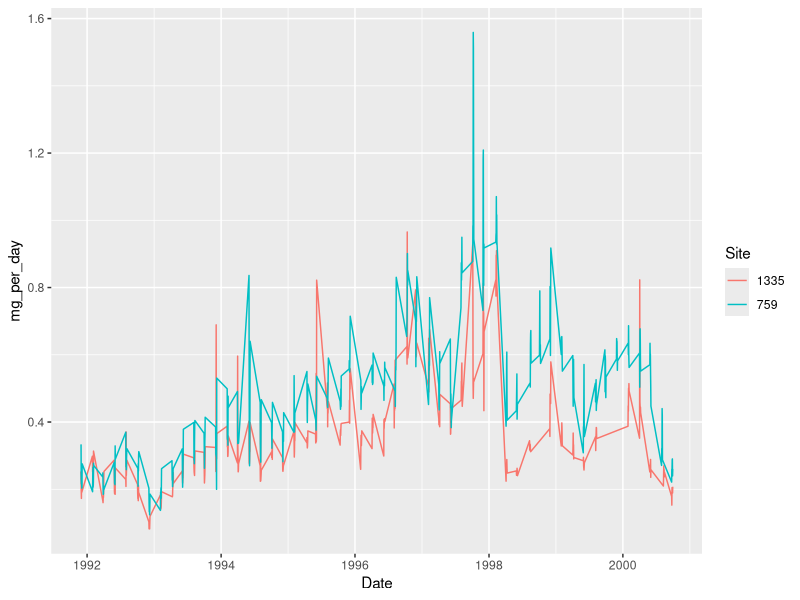
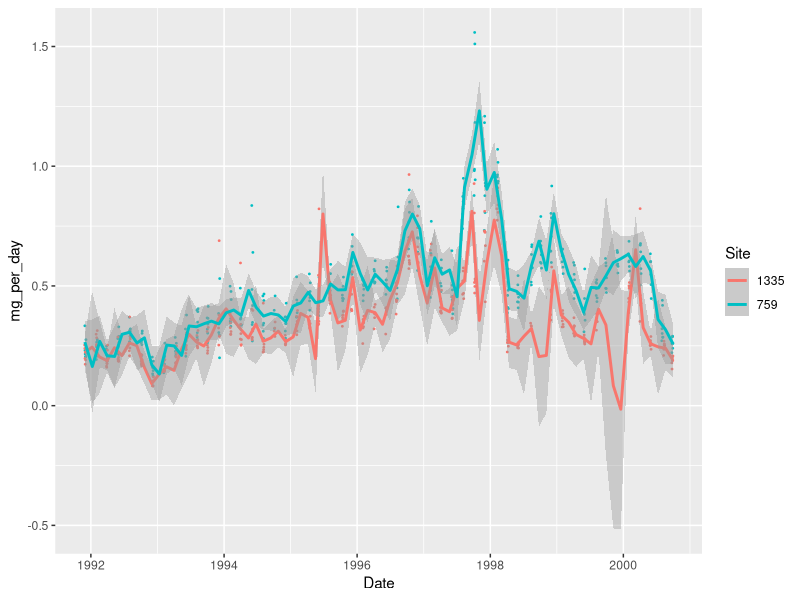
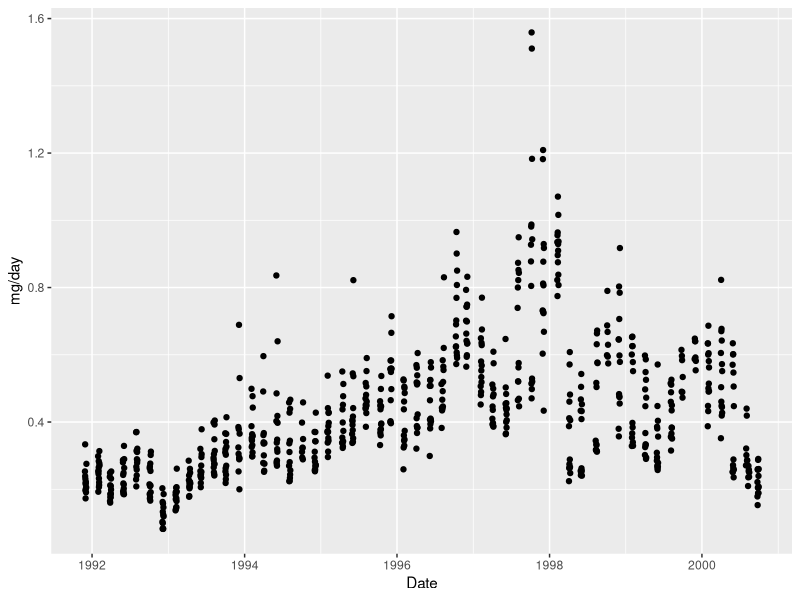

The R source for these figures, in order:
## ---- chunk 1
knitr::opts_chunk$set(collapse = TRUE, warnings = FALSE)
## ---- chunk 2
library(tidyverse)
library(lubridate)
## ---- chunk 3
# load the package
library(readxl)
# only import the second sheet
analytes <- read_excel("tailored_data.xlsx", sheet = 2)
## ---- chunk 4
# excel_sheets() shows the sheet names
excel_sheets("Data workshop.xlsx")
analytes <- read_excel("tailored_data.xlsx", sheet = "Site_759")
## ---- chunk 5
head(analytes)
## ---- chunk 6
# only keep sheet names that contain actual data
sheets <- excel_sheets("Data workshop.xlsx")[2:3]
# map the reading to each sheet
library(purrr)
analytes <- map_dfr(sheets,
                    ~ read_excel("Data workshop.xlsx", sheet = .x))
## ---- chunk 7
# all same compound
analytes$Analyte <- "x"

# easier names
library(dplyr)
analytes <- rename(analytes, Site = 1, Date = 3, mg_per_day = 7)

# site shouldn't be numeric
analytes <- mutate(analytes, Site = as.character(Site))
## ---- chunk 8
library(ggplot2)
ggplot(analytes, 
       aes(x = Date, y = mg_per_day, colour = Site)) +
  geom_line()
# line plot is not great because of the periodicity (bursts of sampling)

# smooth line that doesn't smooth too much:
ggplot(analytes, aes(x = Date, y = mg_per_day, colour = Site)) +
  geom_point(size = 0.3) +
  geom_smooth(span = 0.05)
# careful: creates artificial dip in site 1335 to fit the data.
# confidence interval shows uncertainty.
## ---- chunk 9
chem <- read_csv("tailored_data_R.csv") 
head(chem)
## ---- chunk 10
chem$`Site code` <- as.factor(chem$`Site code`)
chem$Analyte <- as.factor(chem$Analyte)
chem$Date <- as.Date(chem$Date, format =  "%d/%m/%Y")

head(chem)
## ---- chunk 11
ggplot(data = chem,
       aes(x = Date,
           y = `mg/day`)) +
   geom_point()
